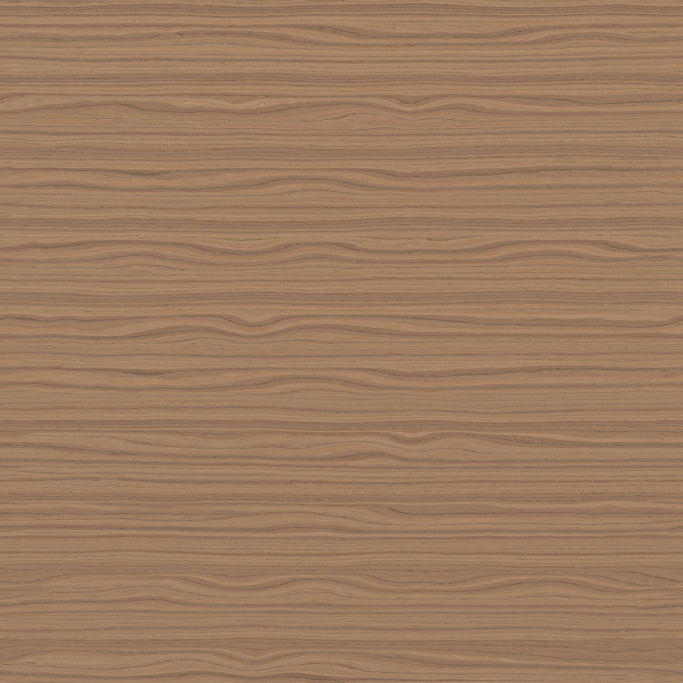
#> input picture art/arena3d/product-v3/sources/black_walnut_veneer_02/Diffuse.jpg, 2048 x 2048 px (shown at 1/3 size)
$ python compress_image_asset.py --source ../../art/arena3d/product-v3/sources/black_walnut_veneer_02/Diffuse.jpg --output out.png
#> lines starting #> are read from the running program, lines starting #| are printed output that depends on the picture
#> in compress, source is the input picture: PIL image 2048x2048 RGB; mean R, G, B 157.4, 123.6, 96.9
#!/usr/bin/env python3
"""Compress one project image asset into a bounded-size WebP file.

This is intended for generated UI/background art where the source image can be
large, but the runtime asset must stay small enough for release packages.
"""

from __future__ import annotations

import argparse
import shutil
import time
from pathlib import Path

from PIL import Image


def repo_root_from_script() -> Path:
    return Path(__file__).resolve().parents[2]


def resolve_path(path_text: str, root: Path) -> Path:
    if path_text.startswith("res://"):
        return root / path_text.removeprefix("res://")
    return Path(path_text)


def ensure_inside_repo(path: Path, root: Path) -> None:
    path.resolve().relative_to(root.resolve())


def crop_cover(image: Image.Image, target_width: int, target_height: int) -> Image.Image:
#> called with target_width = 1920, target_height = 1080
    source_width, source_height = image.size
#> source_width = 2048; source_height = 2048
    target_ratio = target_width / target_height
    source_ratio = source_width / source_height
#> source_ratio = 1
    if abs(source_ratio - target_ratio) < 0.001:
        return image

    if source_ratio > target_ratio:
        new_width = int(source_height * target_ratio)
        left = (source_width - new_width) // 2
        return image.crop((left, 0, left + new_width, source_height))

    new_height = int(source_width / target_ratio)
#> new_height = 1152
    top = (source_height - new_height) // 2
#> top = 448
    return image.crop((0, top, source_width, top + new_height))
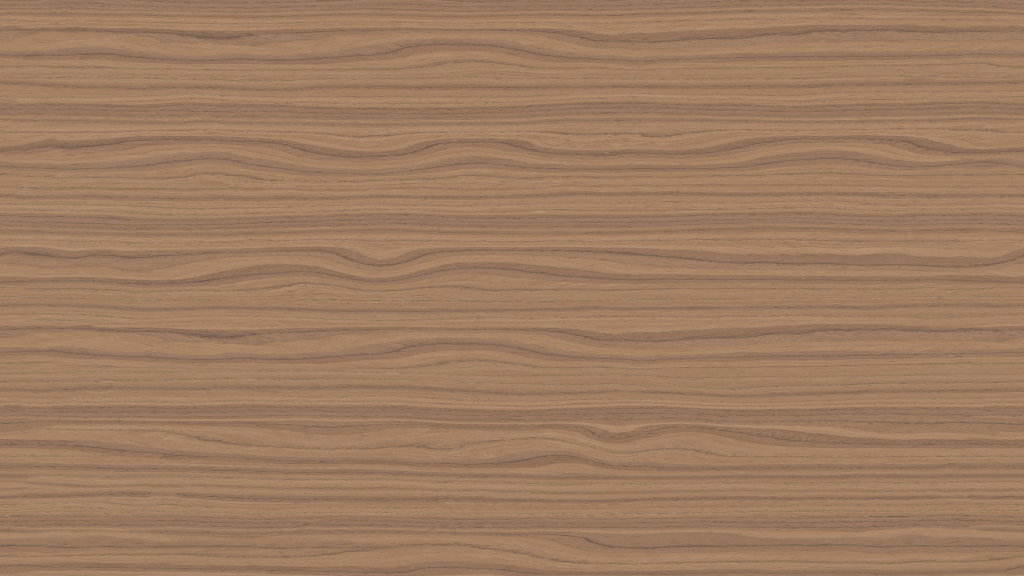
#> returned value: PIL image 2048x1152 RGB (shown at 1/2 size); mean R, G, B 157.5, 123.6, 96.9


def backup_existing(output_path: Path, root: Path) -> None:
    if not output_path.exists():
        return
    ensure_inside_repo(output_path, root)
    stamp = time.strftime("%Y%m%d-%H%M%S")
    backup_root = root / ".tmp" / "asset_compress_backups" / stamp
    relative = output_path.resolve().relative_to(root.resolve())
    backup_path = backup_root / relative
    backup_path.parent.mkdir(parents=True, exist_ok=True)
    shutil.copy2(output_path, backup_path)


def save_candidate(image: Image.Image, output_path: Path, quality: int) -> int:
#> called with quality = 84
    temp_path = output_path.with_suffix(output_path.suffix + ".tmp")
    image.save(
        temp_path,
        format="WEBP",
        quality=quality,
        method=6,
    )
    with Image.open(temp_path) as verify_image:
#> (the run stopped early here; a loop or call above may not have finished)
